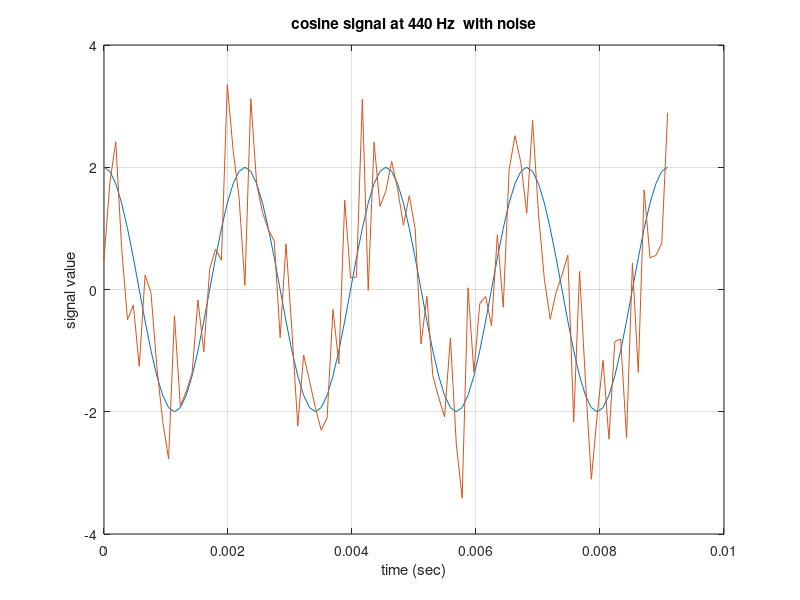
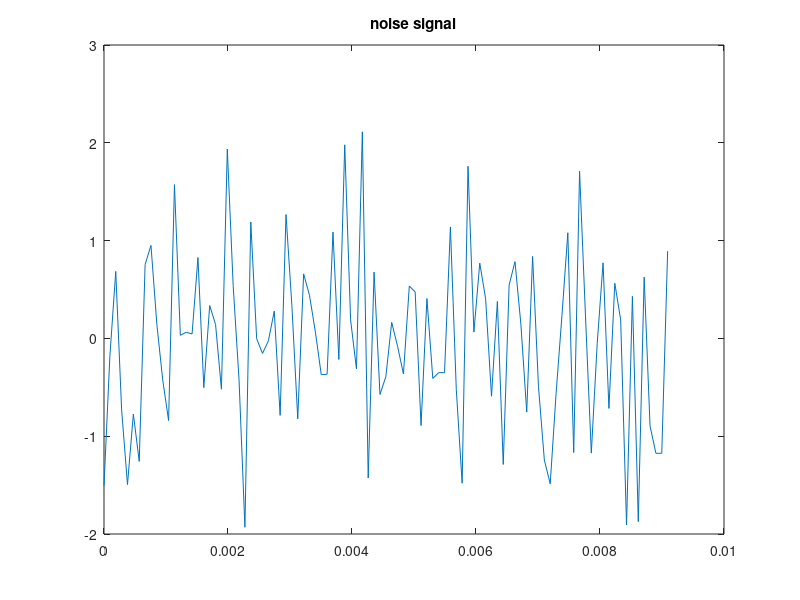

Here is the MATLAB script that generated these plots, in order:
clear all;
clf;
f0=440; %signal frequency
fs=24*f0;%sampling frequency, must be at least 10*f0
Ts=1/fs; %sampling period
t=0:Ts:4/f0; %time interval in seconds
x=2*cos(2*pi*f0*t); %cosine signal with ferquency f0
figure(1);
plot(t,x); %plot of cosine signal
grid
xlabel('time (sec)')
ylabel('signal value')
title('cosine signal at 440 Hz')

%generate noise
%noise is random signal
noise=randn(1,length(x));
figure(2);
plot(t,noise);
title('noise signal');

%add signal and noise
y=x+noise;
figure(1);hold on;
plot(t,y);
title('cosine signal at 440 Hz  with noise');
hold off;